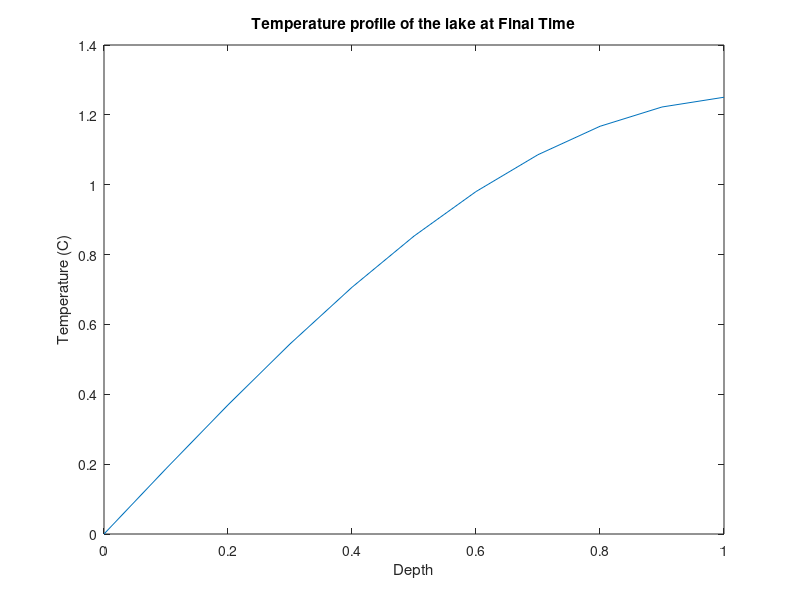
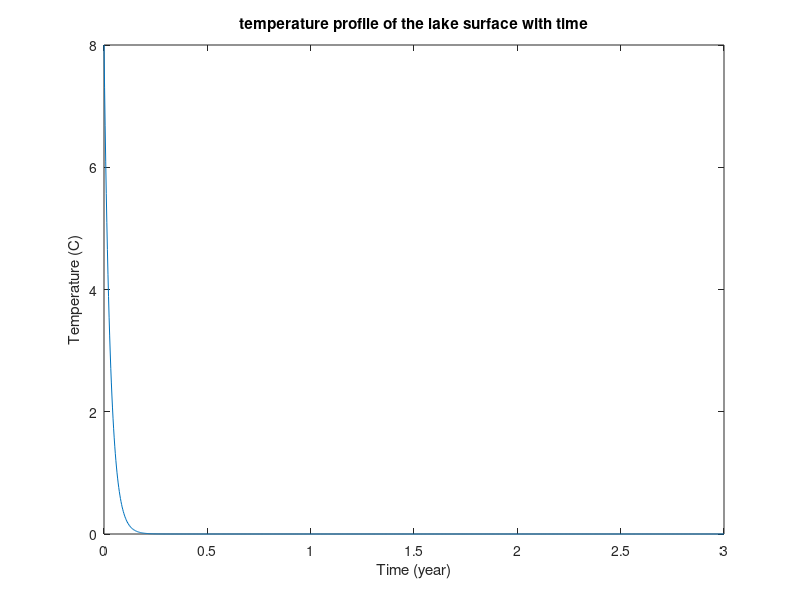
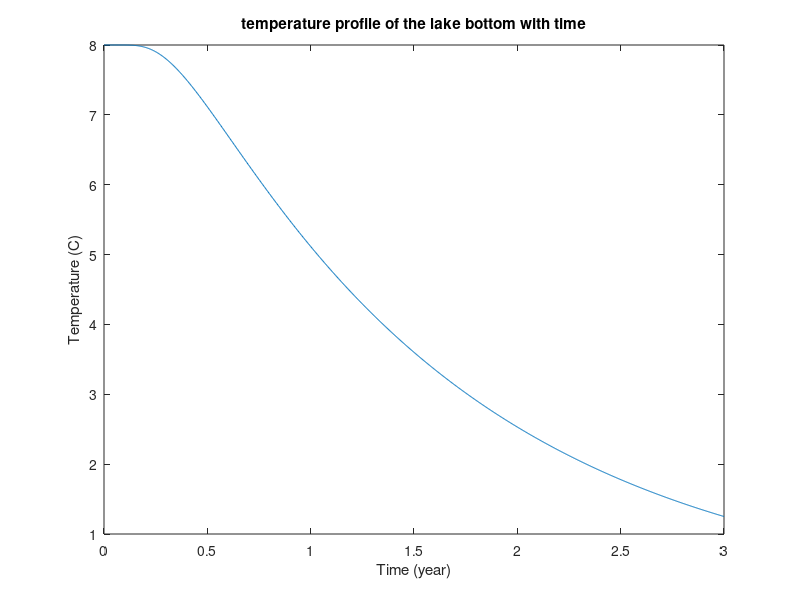

Recreate these plots in MATLAB, in order.
clear all
close all

dz = 0.1; %depth grid spacing (m)
zf = 1; % lake depth in meters
zs = 0:dz:zf; % vector of depths in the lake

dt = 86400; % time grid spacing = 1 
tf = 3600*24*365*3; % 3 years
ts = 0:dt:tf;

D = 1e-8; %hard coded to something small enough that CD < 0.5

C_D = D*dt/(dz)^2;


% Forward Euler method

M = sparse(length(zs),length(zs));

% create matrix

for i = 1:length(zs)
    for j = 1:length(zs)
        if i==j
            M(i,j) = 1-2*C_D;
        elseif i-1==j
            M(i,j) = C_D;
        elseif i+1==j
            M(i,j) = C_D;
        end
    end
end

M(1,1) = 1-C_D;
M(1,2) = 0;
M(end,end-1)=C_D;
M(end,end) = 1-C_D;


% Pre-allocate

T_all = nan(length(zs), length(ts));

T = 8 .* ones(length(zs), 1); %initial T throughout lake is annual avg 8C

T_all(:,1) = T;

% Forward Euler Diffusion

for k = 1:length(ts)-1
    Tnew = M*T;
    
    T_all(:,k+1) = Tnew;
    T = Tnew;
end

% plot

figure(1);
plot(zs, T_all(:,length(ts))) % end
title('Temperature profile of the lake at Final Time')
xlabel('Depth')
ylabel('Temperature (C)')

figure(2)
plot(ts/86400/365, T_all(1, :))
title('temperature profile of the lake surface with time')
xlabel('Time (year)')
ylabel('Temperature (C)')

figure(3)
plot(ts/86400/365, T_all(end, :))
title('temperature profile of the lake bottom with time')
xlabel('Time (year)')
ylabel('Temperature (C)')
